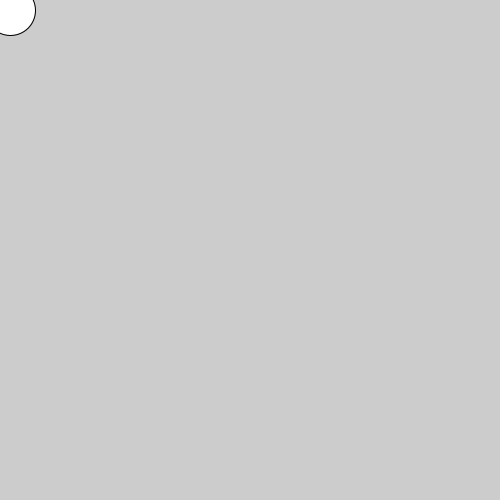
Frame 1 (no input)
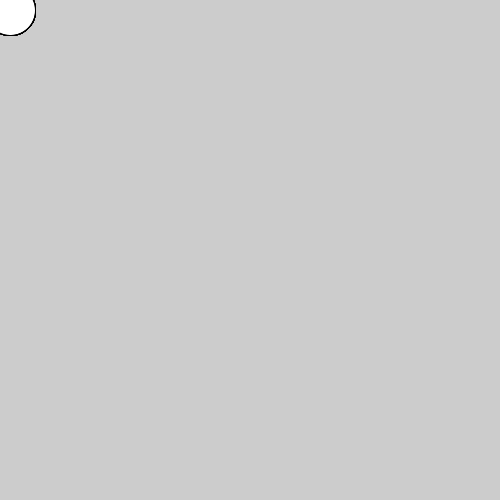
Frame 60 (the mouse pressed at the canvas centre just before this capture)
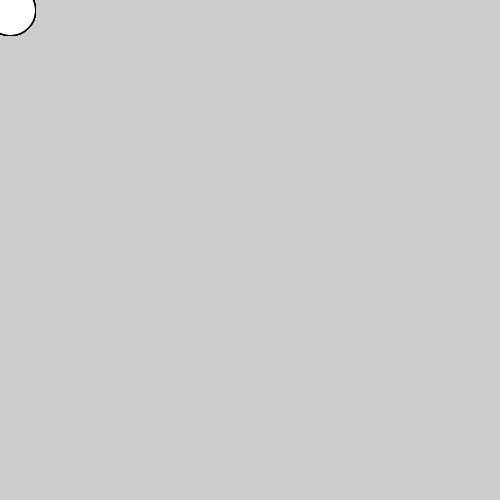
Frame 120 (the mouse held since frame 60 and released just before this capture)

The Processing sketch that drew these frames (run headless with seeded random() and noise(); from frame 60 on, the mouse is pressed at the canvas centre):

// Processing sketch: Class6_01_ActiveMode
// ── Class6_01_ActiveMode.pde
void setup(){
  size(500,500);
}

void draw(){
  ellipse(10,10,50,50);
}
